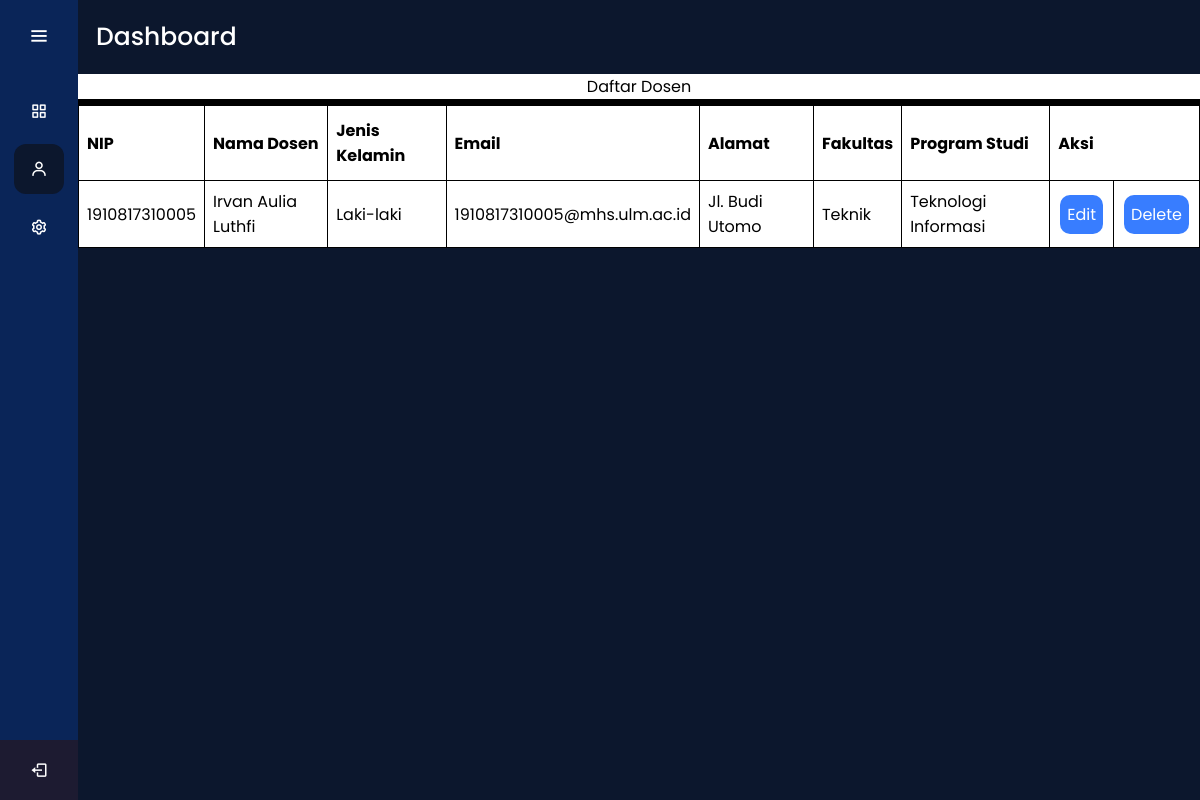
/list_dosen.php (signed in), run on an earlier commit of the app's database.
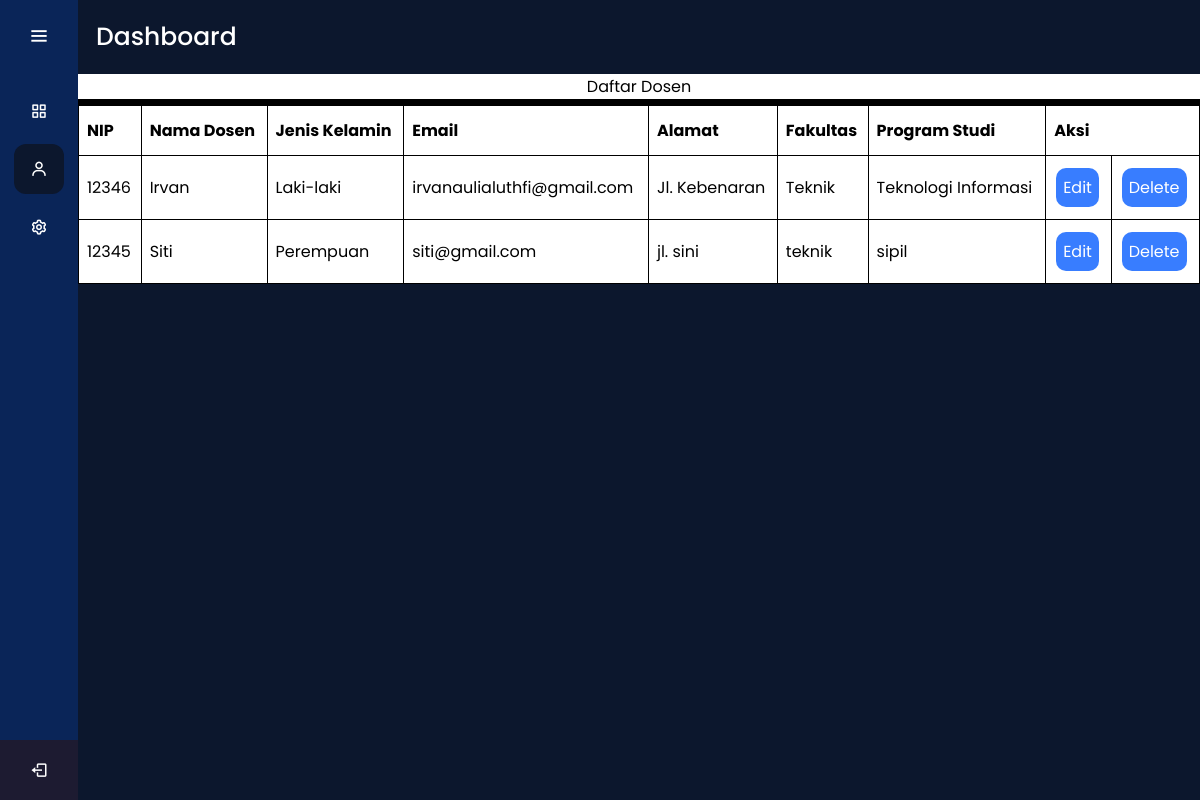
And on a later commit of the database.
### tables this page shows
CREATE TABLE `dosen` (
  `nip_dosen` varchar(18) NOT NULL,
  `nama_dosen` varchar(25) NOT NULL,
  `email_dosen` varchar(254) NOT NULL,
  `gender_dosen` varchar(10) NOT NULL,
  `alamat_dosen` varchar(255) NOT NULL,
  `fakultas_dosen` varchar(20) NOT NULL,
  `prodi_dosen` varchar(30) NOT NULL,
  PRIMARY KEY (`nip_dosen`)
);

### list_dosen.php (the view, shortened to what this page needs)
<!DOCTYPE html>
<html lang="en" dir="ltr">
<head>
    <link rel="stylesheet" href="style/list_style.css">
    <link href='https://unpkg.com/boxicons@2.0.7/css/boxicons.min.css' rel='stylesheet'>
</head>
<body>
    <div class="sidebar">
        <div class="logo-details">
            <i class='bx bx-menu' id="btn"></i>
        </div>
        <ul class="nav-list">
            <li>
                <a href="index.php">
                    <i class='bx bx-grid-alt'></i>
                </a>
            </li>
            <div class="sidebar-file">
                <li>
                    <?php if ($_SESSION['level_user'] == "Admin") { ?>
                        <a href="user.php">
                        <?php } ?>
                                <i class='bx bx-user'></i>
                                </a>
                </li>
            </div>
            <li>
                <?php if ($_SESSION['level_user'] == "Admin") { ?>
                    <a href="edit_password_admin.php">
                    <?php } ?>
                            <i class='bx bx-cog'></i>
                            </a>
            </li>
            <li class="profile">
                <div class="profile-details">
                    <div class="name_job">
                        <div class="name"><?php echo "$_SESSION[login_user]"; ?></div>
                        <div class="job"><?php echo "$_SESSION[level_user]"; ?></div>
                    </div>
                </div>
                <a href="logic/logout.php">
                    <i class='bx bx-log-out' id="log_out"></i>
                </a>
            </li>
        </ul>
    </div>
    <section class="home-section" style="background-color: #0C172D;">
        <div class="text" style="color: white;">Dashboard</div>
        <p>Daftar Dosen</p>
        <table id="customers">
            <tr>
                <th>NIP</th>
                <th>Nama Dosen</th>
                <th>Jenis Kelamin</th>
                <th>Email</th>
                <th>Alamat</th>
                <th>Fakultas</th>
                <th>Program Studi</th>
                <th colspan="2">Aksi</th>
            </tr>
            <?php
            require_once("logic/koneksi.php");
            $data = $pdo_conn->prepare("SELECT * FROM dosen ORDER BY nama_dosen ASC");
            $data->execute();
            $result = $data->fetchAll();
            if (!empty($result)) {
                foreach ($result as $row) {
            ?>
                    <tr>
                        <td><?php echo $row["nip_dosen"]; ?></td>
                        <td><?php echo $row["nama_dosen"]; ?></td>
                        <td><?php echo $row["gender_dosen"]; ?></td>
                        <td><?php echo $row["email_dosen"]; ?></td>
                        <td><?php echo $row["alamat_dosen"]; ?></td>
                        <td><?php echo $row["fakultas_dosen"]; ?></td>
                        <td><?php echo $row["prodi_dosen"]; ?></td>
                        <td><a class="button" href='edit_dosen.php?nip=<?php echo $row['nip_dosen']; ?>'>Edit</a></td>
                        <td><a class="button" href='logic/delete_dosen.php?nip=<?php echo $row['nip_dosen']; ?>'>Delete</a></td>
                    </tr>
            <?php
                }
            }
            ?>
        </table>
    </section>
</body>
</html>

### style/list_style.css (style rules this page uses)
* { margin: 0; padding: 0; box-sizing: border-box; font-family: "Poppins", sans-serif; }
.sidebar { position: fixed; left: 0; top: 0; height: 100%; width: 78px; background: #0A2558; padding: 6px 14px; z-index: 99; transition: all 0.5s ease; }
.sidebar .logo-details { height: 60px; display: flex; align-items: center; position: relative; }
.sidebar .logo-details #btn { position: absolute; top: 50%; right: 0; transform: translateY(-50%); font-size: 22px; transition: all 0.4s ease; font-size: 23px; text-align: center; cursor: pointer; transition: all 0.5s ease; }
.sidebar i { color: #fff; height: 60px; min-width: 50px; font-size: 28px; text-align: center; line-height: 60px; }
.sidebar .nav-list { margin-top: 20px; height: 100%; }
.sidebar li { position: relative; margin: 8px 0; list-style: none; }
.sidebar li a { display: flex; height: 100%; width: 100%; border-radius: 12px; align-items: center; text-decoration: none; transition: all 0.4s ease; }
.sidebar-file li a { display: flex; height: 100%; width: 100%; border-radius: 12px; align-items: center; text-decoration: none; transition: all 0.4s ease; background: #0C172D; }
.sidebar li i { height: 50px; line-height: 50px; font-size: 18px; border-radius: 12px; }
.sidebar li.profile { position: fixed; height: 60px; width: 78px; left: 0; bottom: -8px; padding: 10px 14px; background: #0C172D; transition: all 0.5s ease; overflow: hidden; }
.sidebar li .profile-details { display: flex; align-items: center; flex-wrap: nowrap; }
.sidebar li.profile .name, .sidebar li.profile .job { font-size: 15px; font-weight: 400; color: #fff; white-space: nowrap; }
.sidebar li.profile .job { font-size: 12px; }
.sidebar .profile #log_out { position: absolute; top: 50%; right: 0; transform: translateY(-50%); background: #1d1b31; width: 100%; height: 60px; line-height: 60px; border-radius: 0px; transition: all 0.5s ease; }
.home-section { position: relative; background: #E4E9F7; min-height: 100vh; top: 0; left: 78px; width: calc(100% - 78px); transition: all 0.5s ease; z-index: 2; }
.home-section .text { display: inline-block; color: #11101d; font-size: 25px; font-weight: 500; margin: 18px }
#customers { font-family: Arial, Helvetica, sans-serif; border-collapse: collapse; width: 100%; }
#customers td, #customers th { border: 1px solid black; padding: 8px; }
#customers tr { background-color: white; }
#customers th { padding-top: 12px; padding-bottom: 12px; text-align: left; background-color: white; color: black; }
p { text-align: center; border-bottom: 6px solid black; background-color: white; }
.button { background-color: #387DFF; border: none; border-radius: 10px; color: white; padding: 7px; text-align: center; text-decoration: none; display: inline-block; font-size: 16px; margin: 4px 2px; cursor: pointer; }

What changed in the data, as far as the page shows it:
removed dosen: nip_dosen "1910817310005", nama_dosen "Irvan Aulia Luthfi", gender_dosen "Laki-laki", email_dosen "1910817310005@mhs.ulm.ac.id", alamat_dosen "Jl. Budi Utomo", fakultas_dosen "Teknik", prodi_dosen "Teknologi Informasi"
added dosen: nip_dosen "12346", nama_dosen "Irvan", gender_dosen "Laki-laki", email_dosen "irvanaulialuthfi@gmail.com", alamat_dosen "Jl. Kebenaran", fakultas_dosen "Teknik", prodi_dosen "Teknologi Informasi"
added dosen: nip_dosen "12345", nama_dosen "Siti", gender_dosen "Perempuan", email_dosen "siti@gmail.com", alamat_dosen "jl. sini", fakultas_dosen "teknik", prodi_dosen "sipil"
